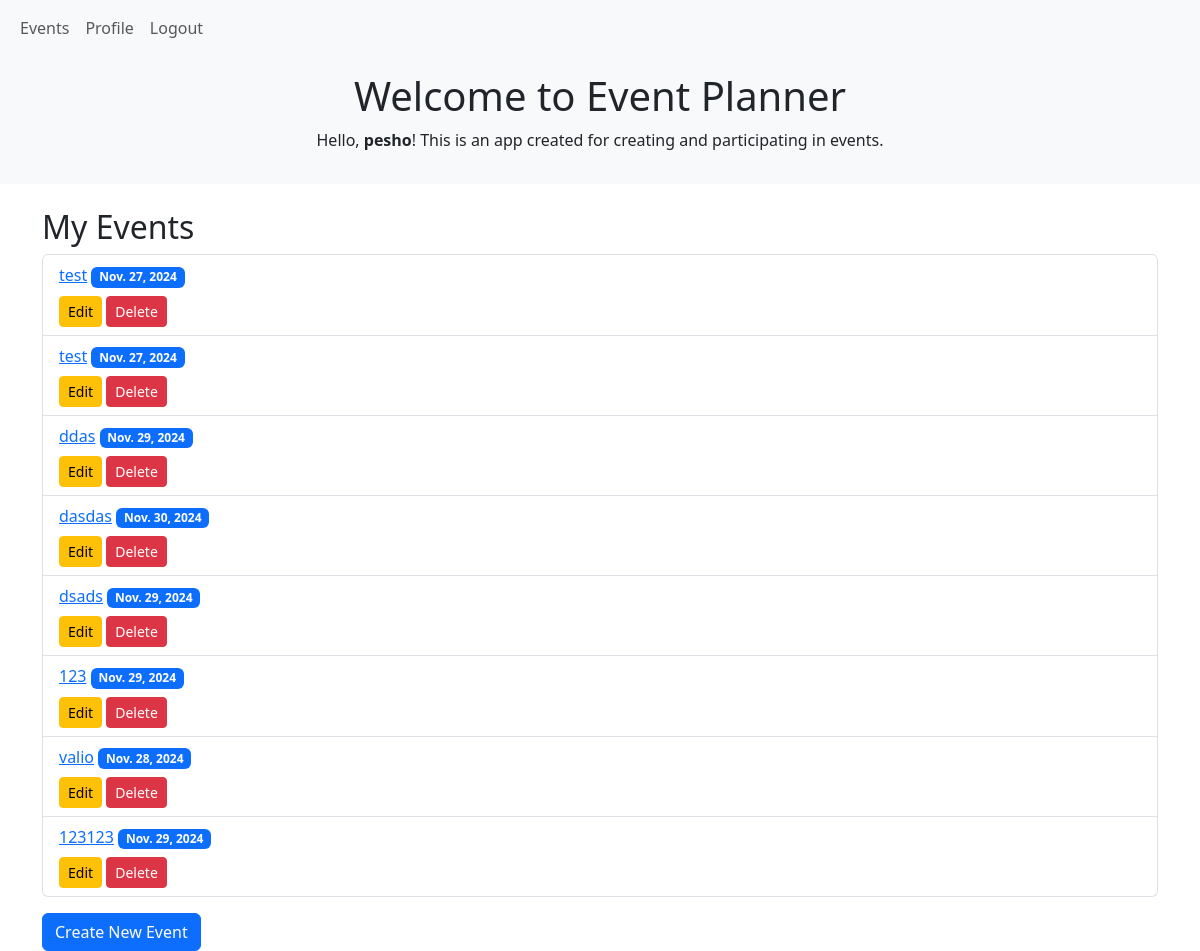
Screenshot of /my-events/ (signed in) with the database file from the repository.
### event_planner/accounts/models.py (models this page shows)
class CustomUser(AbstractUser):
    is_organizer = models.BooleanField(default=False)
    is_attendee = models.BooleanField(default=True)

### event_planner/events/models.py (models this page shows, shortened)
class Event(models.Model):
    title = models.CharField(max_length=200)
    description = models.TextField()
    date = models.DateField()
    time = models.TimeField()
    location = models.CharField(max_length=255)
    organizer = models.ForeignKey(CustomUser, on_delete=models.CASCADE)
    category = models.ForeignKey(Category, on_delete=models.SET_NULL, null=True, blank=True)

### event_planner/events/views.py (the view)
# urls.py: path('my-events/', MyEventListView.as_view(), name='my_events'),  # List user's events
class MyEventListView(LoginRequiredMixin, ListView):
    model = Event
    template_name = 'events/my_event_list.html'  # Create this template
    context_object_name = 'events'
    def get_queryset(self):
        return Event.objects.filter(organizer=self.request.user)

### event_planner/events/templates/events/my_event_list.html (shortened to what this page needs)
{% extends 'base.html' %}
{% block content %}
<h2>My Events</h2>
{% if events %}
    <ul class="list-group">
        {% for event in events %}
            <li class="list-group-item">
                <a href="{% url 'event_detail' event.pk %}">{{ event.title }}</a>
                <span class="badge bg-primary">{{ event.date }}</span>
                <div class="mt-2">
                    <a href="{% url 'event_update' event.pk %}" class="btn btn-warning btn-sm">Edit</a>
                    <a href="{% url 'event_delete' event.pk %}" class="btn btn-danger btn-sm">Delete</a>
                </div>
            </li>
        {% endfor %}
    </ul>
{% else %}
    <p>You have not created any events yet.</p>
{% endif %}
<a href="{% url 'event_create' %}" class="btn btn-primary mt-3">Create New Event</a>
{% endblock %}

### templates/base.html (shortened to what this page needs)
<!DOCTYPE html>
<html lang="en">
<head>
    <link rel="stylesheet" href="https://cdn.jsdelivr.net/npm/bootstrap@5.3.0/dist/css/bootstrap.min.css">
</head>
<body>
<nav class="navbar navbar-expand-lg navbar-light bg-light">
    <div class="container-fluid">
        <div class="collapse navbar-collapse" id="navbarNav">
            <ul class="navbar-nav me-auto mb-2 mb-lg-0">
                <li class="nav-item">
                    <a class="nav-link" href="{% url 'event_list' %}">Events</a>
                </li>
                {% if user.is_authenticated %}
                    <li class="nav-item">
                        <a class="nav-link" href="{% url 'profile' %}">Profile</a>
                    </li>
                    <li class="nav-item">
                        <form method="post" action="{% url 'logout' %}" style="display: inline;">
                            <button type="submit" class="btn btn-link nav-link">Logout</button>
                        </form>
                    </li>
                {% endif %}
            </ul>
        </div>
    </div>
</nav>
<header class="bg-light py-3 mb-4">
    <div class="container">
        <h1 class="text-center">Welcome to Event Planner</h1>
        <p class="text-center">
            {% if user.is_authenticated %}
                Hello, <strong>{{ user.username }}</strong>! This is an app created for creating and participating in
                events.
            {% else %}
                Welcome! This is an app created for creating and participating in events. Please login to get started.
            {% endif %}
        </p>
    </div>
</header>
<div class="container mt-4">
    {% block content %}
    {% endblock %}
</div>
</body>
</html>

### rows the page displays
CustomUser: username "pesho"
Event: title "test", date "Nov. 27, 2024"
Event: title "test", date "Nov. 27, 2024"
Event: title "ddas", date "Nov. 29, 2024"
Event: title "dasdas", date "Nov. 30, 2024"
Event: title "dsads", date "Nov. 29, 2024"
Event: title "123", date "Nov. 29, 2024"
Event: title "valio", date "Nov. 28, 2024"
Event: title "123123", date "Nov. 29, 2024"
